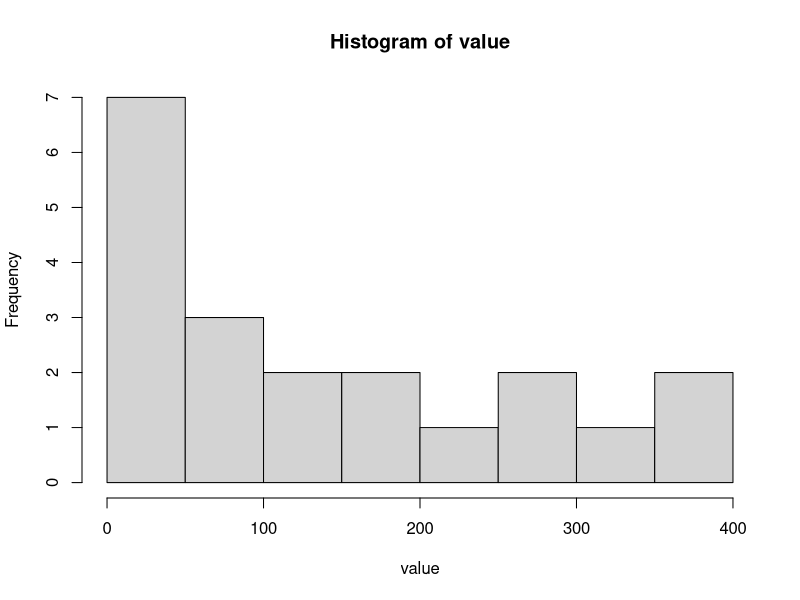

The R script that drew this image:
## ---- chunk 1
install.packages("data.table", dependencies=TRUE)
library(data.table) 
## ---- chunk 2
library(data.table) 
## ---- chunk 3
df <- data.frame(
  id=1:20,
  value=(1:20) ** 2,
  type=rep(LETTERS[1:5], each=4) 
  )
df
## ---- chunk 4
dt <- data.table(df)
## ---- chunk 5
df[df$id < 10, "type"]
## ---- chunk 6
dt[id < 10, type]
## ---- chunk 7
df[df$id < 10, "type"] == dt[id < 10, type]
## ---- chunk 8
df$age <- sample(18:30, size = 20, replace = TRUE)
## ---- chunk 9
dt[ , age := sample(18:30, size = 20, replace = TRUE)]
dt[ , edu := sample(c("Low", "Med", "High"), size = .N, replace = TRUE)]
## ---- chunk 10
dt[id < 10, age.low := sample(18:30, size = .N, replace = T)]
dt[id >= 10 & id %% 3 == 0, age.low := 100]
dt[id >= 10 & id %% 4 == 0, age.low := sample(c(200, 300), .N, replace = TRUE)]
dt
## ---- chunk 11
df[ , c("value", "type")] # to reference columns by name
## ---- chunk 12
dt[ , list(value, type)] # which produces the same output
## ---- chunk 13
dt[ , .(value, type)]
## ---- chunk 14
dt[  , list(value, type)] == dt[ , .(value, type)]
## ---- chunk 15
as.data.frame(dt[ , .(value, type)]) == df[ , c("value", "type")]
## ---- chunk 16
dt[ , value] # will print all of the values
## ---- chunk 17
dt[ , mean(value)] # will print that mapping of values
## ---- chunk 18
dt[ , sd(value)]
dt[ , var(value)]
dt[ , hist(value)]
dt[ , lm(value ~ type)]
## ---- chunk 19
class(dt[ , mean(value)])
## ---- chunk 20
dt[ , .(mean(value))]
class(dt[ , .(mean(value))])
## ---- chunk 21
dt[ , .(mean_value = mean(value),
        sd_value = sd(value))]
## ---- chunk 22
dt[ , .(mean(value), sum(type == "A"))]
## ---- chunk 23
dt[ , .(m.value = mean(value), num.A = sum(type == "A")) ]
## ---- chunk 24
aggregate(value ~ type, FUN = mean, data = df)
aggregate(value ~ type, FUN = function(x) sqrt(var(x)), data = df)
## ---- chunk 25
dt[ , .(mean(value))]

dt[ , .(mean(value)), by = type]
dt[ , .(sqrt(var(value))), by = type]

dt[ , . (m.value = mean(value), sd.value = sqrt(var(value)) ),
   by = type ]

dt[ , .(mean(value)), keyby = .(type, edu)]
